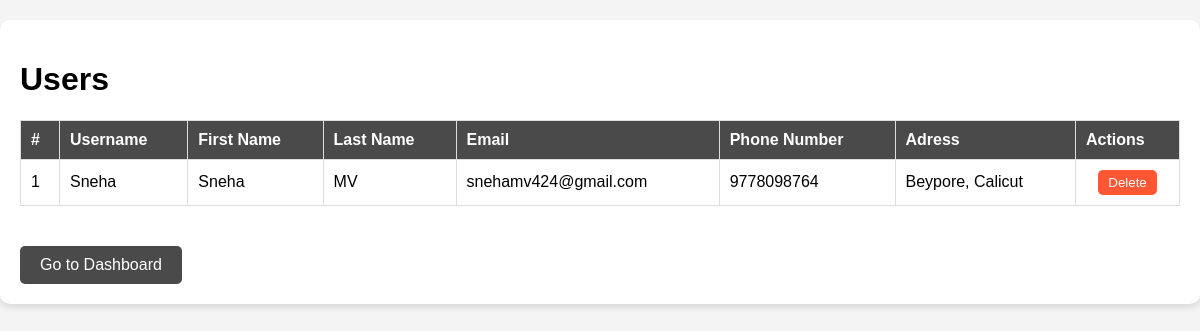
/users/, run on an earlier commit of the app's database.
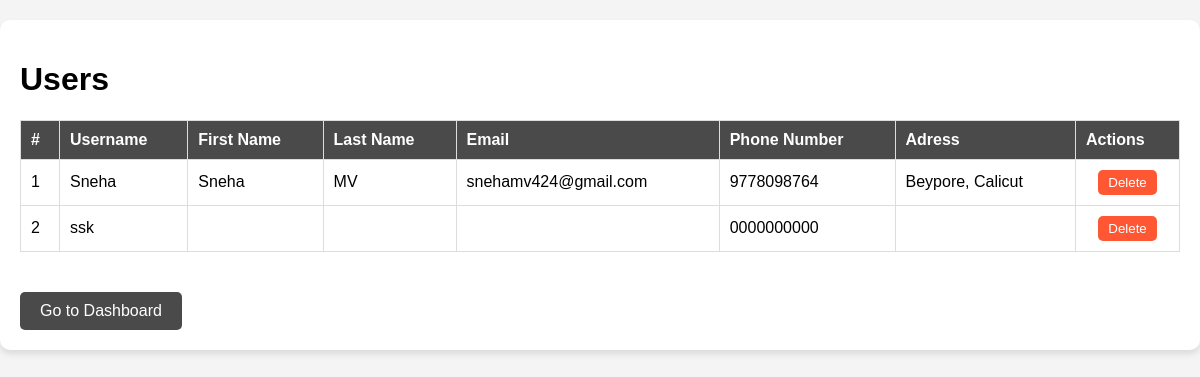
And on a later commit of the database.
### pixconnectapp/models.py (models this page shows, shortened)
class UserProfile(models.Model):
    user = models.OneToOneField(settings.AUTH_USER_MODEL, on_delete=models.CASCADE)
    first_name = models.CharField(max_length=50)
    last_name = models.CharField(max_length=50)
    email = models.EmailField()
    phone_number = models.CharField(max_length=15, blank=True, null=False)
    address = models.TextField()

class CustomUser(AbstractUser):
    ROLE_CHOICES = [
        ('photographer', 'Photographer'),
        ('user', 'User'),
    ]
    role = models.CharField(max_length=20, choices=ROLE_CHOICES, default='user')

### pixconnectapp/views.py (the view)
# urls.py: path('users/', views.user_list, name='user_list'),
def user_list(request):
    users = UserProfile.objects.all()
    return render(request, 'user_list.html', {'users': users})

### templates/user_list.html (shortened to what this page needs)
<!DOCTYPE html>
<html lang="en">
<head>
    <link rel="stylesheet" href="https://cdnjs.cloudflare.com/ajax/libs/font-awesome/5.15.4/css/all.min.css">
</head>
<body>
    <div class="container">
        <h1>Users</h1>
        <table>
            <thead>
                <tr>
                    <th>#</th>
                    <th>Username</th>
                    <th>First Name</th>
                    <th>Last Name</th>
                    <th>Email</th>
                    <th>Phone Number</th>
                    <th>Adress</th>
                    <th>Actions</th>
                </tr>
            </thead>
            <tbody>
                {% for user in users %}
                <tr>
                    <td>{{ forloop.counter }}</td>
                    <td>{{user.user}}</td>
                    <td>{{ user.first_name }}</td>
                    <td>{{ user.last_name }}</td>
                    <td>{{ user.email }}</td>
                    <td>{{ user.phone_number }}</td>
                    <td>{{ user.address }}</td>
                    <td>
                        <div class="actions">
                            <a href="{% url 'delete_user' user.id %}">
                                <button class="btn reject-btn">Delete</button>
                            </a>
                        </div>
                    </td>
                </tr>
                {% empty %}
                <tr>
                    <td colspan="12">No users found.</td>
                </tr>
                {% endfor %}
            </tbody>
        </table>
        <a href="{% url 'admin_dashboard' %}" class="dashboard-btn">Go to Dashboard</a>
    </div>
</body>
</html>

What changed in the data, as far as the page shows it:
added UserProfile: user "ssk", phone_number "0000000000"
